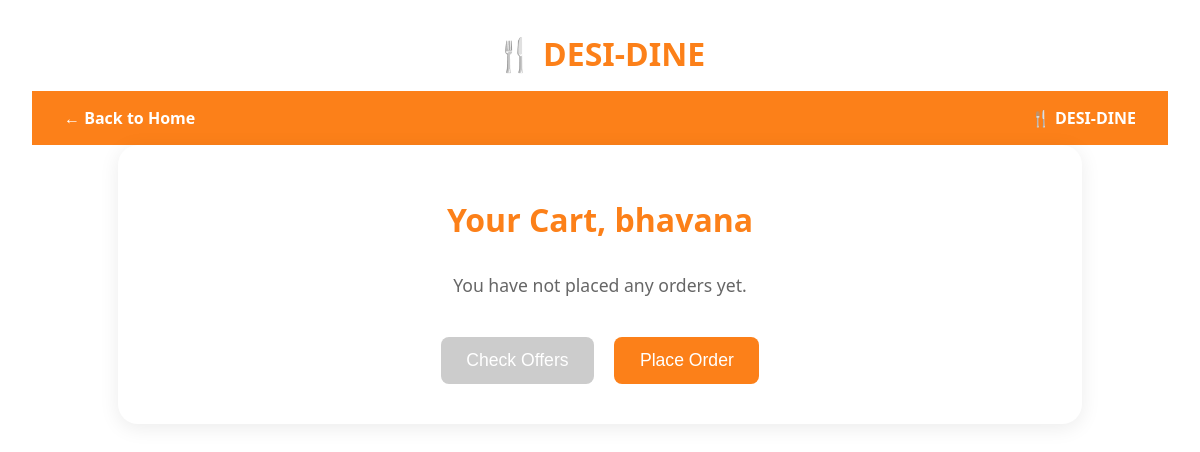
/accounts/your-orders/ (signed in), run on an earlier commit of the app's database.
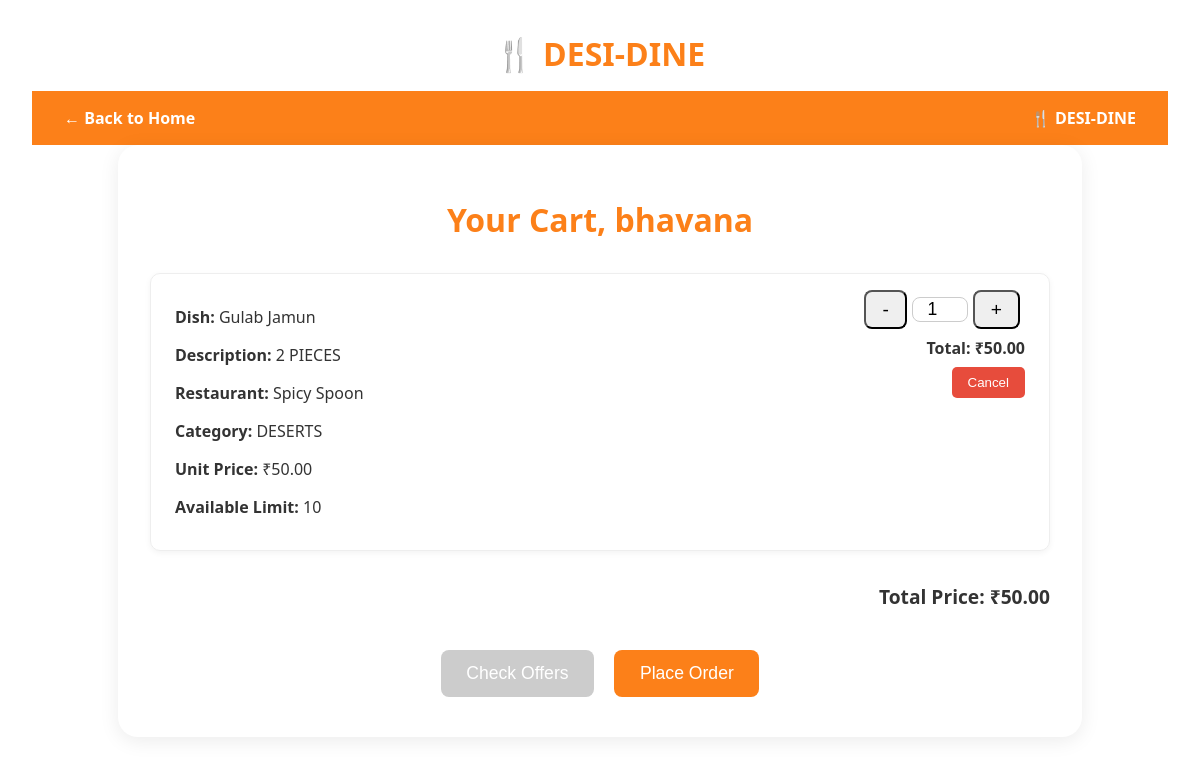
And on a later commit of the database.
### accounts/models.py (models this page shows, shortened)
class OrderItem(models.Model):
    user = models.ForeignKey(User, on_delete=models.CASCADE)
    dish = models.ForeignKey(Dish, on_delete=models.CASCADE)
    quantity = models.PositiveIntegerField(default=1)
    price = models.DecimalField(max_digits=8, decimal_places=2)
    placed_order = models.ForeignKey('PlacedOrder', on_delete=models.CASCADE, related_name='items', null=True, blank=True)

class Dish(models.Model):
    restaurant = models.ForeignKey(Restaurant, on_delete=models.CASCADE, related_name='menu_card')
    name = models.CharField(max_length=200)
    description = models.TextField(blank=True)
    price = models.DecimalField(max_digits=6, decimal_places=2)
    image = models.ImageField(upload_to='dishes/', default='dishes/default.jpg')
    category = models.ForeignKey(FoodCategory, on_delete=models.SET_NULL, null=True, blank=True)
    limit = models.PositiveIntegerField(default=0, help_text="Maximum number of dishes available or per order.")

class Restaurant(models.Model):
    name = models.CharField(max_length=200)
    location = models.CharField(max_length=255)
    image = models.ImageField(upload_to='restaurants/', default='restaurants/default.jpg')
    rating = models.FloatField(default=4.5)
    delivery_time = models.IntegerField(default=30)  # in minutes
    offer = models.CharField(max_length=100, blank=True)

class FoodCategory(models.Model):
    name = models.CharField(max_length=100)
    image = models.ImageField(upload_to='categories/', default='categories/default.jpg')

### accounts/views.py (the view)
# urls.py: path('your-orders/', views.your_orders_view, name='your_orders'),
@login_required
def your_orders_view(request):
    orders = OrderItem.objects.filter(user=request.user)
    total_price = sum(order.price for order in orders)
    return render(request, 'accounts/your_orders.html', {
        'username': request.user.username,
        'orders': orders,
        'total_price': total_price  # Pass total to template
    })

### accounts/templates/accounts/your_orders.html (shortened to what this page needs)
{% load static %}
<!DOCTYPE html>
<html lang="en">
<head>
</head>
<body>
    <div class="logo">🍴 DESI-DINE</div>
    <div class="top-bar">
        <a href="{% url 'welcome' %}">← Back to Home</a>
        <span>🍴 DESI-DINE</span>
    </div>
    <div class="container">
        <h1>Your Cart, {{ username }}</h1>
        {% if orders %}
            {% for order in orders %}
            <div class="order-card" id="order-{{ order.id }}" data-restaurant-id="{{ order.dish.restaurant.id }}">
                <div class="order-info">
                    <p><strong>Dish:</strong> {{ order.dish.name }}</p>
                    <p><strong>Description:</strong> {{ order.dish.description }}</p>
                    <p><strong>Restaurant:</strong> {{ order.dish.restaurant.name }}</p>
                    <p><strong>Category:</strong> {{ order.dish.category.name }}</p>
                    <p><strong>Unit Price:</strong> ₹{{ order.dish.price }}</p>
                    <p><strong>Available Limit:</strong> {{ order.dish.limit }}</p>
                </div>
                <div class="order-summary">
                    <div class="quantity-controls">
                        <button class="decrement-btn" data-order-id="{{ order.id }}">-</button>
                        <input type="number" class="quantity-input" value="{{ order.quantity }}" readonly>
                        <button class="increment-btn" data-order-id="{{ order.id }}">+</button>
                    </div>
                    <p><strong>Total:</strong> ₹<span class="order-total">{{ order.price|floatformat:2 }}</span></p>
                    <button class="cancel-btn" data-order-id="{{ order.id }}">Cancel</button>
                </div>
            </div>
            {% endfor %}
            <div class="total-price">
                Total Price: ₹{{ total_price|floatformat:2 }}
            </div>
        {% else %}
            <div class="no-orders">
                <p>You have not placed any orders yet.</p>
            </div>
        {% endif %}
        <div class="order-actions">
            <button id="apply-offers-btn" class="btn btn-secondary">Check Offers</button>
            <button id="place-order-btn" class="btn btn-primary">Place Order</button>
        </div>
    </div>
</body>
</html>

### accounts/templates/accounts/your_orders.html (style rules this page uses)
body { font-family: 'Segoe UI', sans-serif; background-color: #ffffff; color: #333; margin: 0; padding: 2rem; }
.logo { text-align: center; font-size: 2rem; color: #fc8019; font-weight: bold; margin-bottom: 1rem; }
.container { background: #fff; border-radius: 20px; padding: 2rem; max-width: 900px; margin: auto; box-shadow: 0 4px 20px rgba(0, 0, 0, 0.08); }
h1 { text-align: center; color: #fc8019; margin-bottom: 2rem; }
.order-card { border: 1px solid #eee; padding: 1rem 1.5rem; border-radius: 10px; margin-bottom: 1rem; box-shadow: 0 2px 6px rgba(0, 0, 0, 0.05); display: flex; justify-content: space-between; align-items: flex-start; }
.order-info { flex: 1; }
.order-summary { text-align: right; min-width: 160px; }
.order-summary p { margin: 0.5rem 0; font-size: 1rem; font-weight: bold; }
.order-actions { text-align: center; margin-top: 2rem; }
.btn { padding: 0.8rem 1.6rem; font-size: 1.1rem; border-radius: 8px; cursor: pointer; margin: 0.5rem; }
.btn-primary { background-color: #fc8019; color: white; border: none; }
.btn-secondary { background-color: #ccc; color: white; border: none; }
.cancel-btn { background-color: #e74c3c; color: white; padding: 0.5rem 1rem; border-radius: 5px; border: none; cursor: pointer; }
.quantity-controls { display: flex; justify-content: center; align-items: center; }
.quantity-controls button { padding: 0.4rem 1rem; font-size: 1.2rem; border-radius: 8px; margin: 0 5px; cursor: pointer; }
.quantity-controls input { width: 50px; text-align: center; font-size: 1.1rem; border-radius: 8px; border: 1px solid #ccc; }
.total-price { text-align: right; font-size: 1.2rem; font-weight: bold; margin-top: 2rem; }
.top-bar { display: flex; justify-content: space-between; align-items: center; padding: 1rem 2rem; background-color: #fc8019; color: white; font-weight: bold; }
.top-bar a { color: white; text-decoration: none; font-weight: bold; }

What changed in the data, as far as the page shows it:
added OrderItem: dish.name "Gulab Jamun", dish.description "2 PIECES", dish.restaurant.name "Spicy Spoon", dish.category.name "DESERTS", dish.price "50.00", dish.limit "10", quantity "1", price "50.00"
Also different on the page:
{{ total_price|floatformat:2 }}: (not shown) → "50.00"
text no longer shown: "You have not placed any orders yet."
text now shown: "Total Price: ₹"
